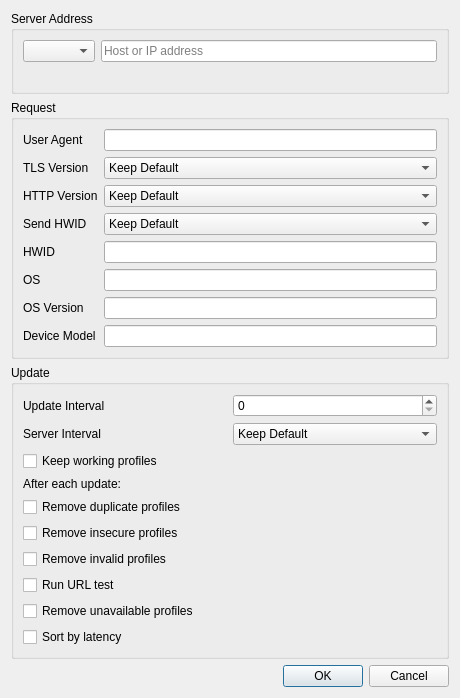
<?xml version="1.0" encoding="UTF-8"?>
<ui version="4.0">
 <class>DialogEditGroupAdvanced</class>
 <widget class="QDialog" name="DialogEditGroupAdvanced">
  <property name="geometry">
   <rect>
    <x>0</x>
    <y>0</y>
    <width>460</width>
    <height>621</height>
   </rect>
  </property>
  <property name="windowTitle">
   <string>Advanced Group Settings</string>
  </property>
  <layout class="QVBoxLayout" name="verticalLayout">
   <item>
    <widget class="QGroupBox" name="endpoint_box">
     <property name="title">
      <string>Server Address</string>
     </property>
     <layout class="QVBoxLayout" name="endpoint_layout">
      <item>
       <layout class="QHBoxLayout" name="endpoint_row" stretch="0,1,0">
        <item>
         <widget class="QComboBox" name="endpoint_mode"/>
        </item>
        <item>
         <widget class="MyLineEdit" name="endpoint_address">
          <property name="placeholderText">
           <string>Host or IP address</string>
          </property>
         </widget>
        </item>
        <item>
         <spacer name="endpoint_spacer">
          <property name="orientation">
           <enum>Qt::Orientation::Horizontal</enum>
          </property>
          <property name="sizeHint" stdset="0">
           <size>
            <width>0</width>
            <height>0</height>
           </size>
          </property>
         </spacer>
        </item>
       </layout>
      </item>
      <item>
       <widget class="QLabel" name="endpoint_hint">
        <property name="textFormat">
         <enum>Qt::TextFormat::PlainText</enum>
        </property>
        <property name="wordWrap">
         <bool>true</bool>
        </property>
        <property name="colorRole" stdset="0">
         <string notr="true">muted</string>
        </property>
       </widget>
      </item>
     </layout>
    </widget>
   </item>
   <item>
    <widget class="QGroupBox" name="request_box">
     <property name="title">
      <string>Request</string>
     </property>
     <layout class="QGridLayout" name="request_layout">
      <item row="0" column="0">
       <widget class="QLabel" name="user_agent_l">
        <property name="toolTip">
         <string>Empty uses the User Agent from the Subscription settings.</string>
        </property>
        <property name="text">
         <string>User Agent</string>
        </property>
       </widget>
      </item>
      <item row="0" column="1">
       <widget class="MyLineEdit" name="user_agent"/>
      </item>
      <item row="1" column="0">
       <widget class="QLabel" name="tls_version_l">
        <property name="toolTip">
         <string>TLS versions offered when fetching this subscription. Some servers answer the default handshake with a CAPTCHA or a block page; TLS 1.2 often gets through. Keep Default follows the Subscription settings.</string>
        </property>
        <property name="text">
         <string>TLS Version</string>
        </property>
       </widget>
      </item>
      <item row="1" column="1">
       <widget class="QComboBox" name="tls_version">
        <item>
         <property name="text">
          <string>Keep Default</string>
         </property>
        </item>
        <item>
         <property name="text">
          <string>Auto</string>
         </property>
        </item>
        <item>
         <property name="text">
          <string>TLS 1.2</string>
         </property>
        </item>
        <item>
         <property name="text">
          <string>TLS 1.3</string>
         </property>
        </item>
       </widget>
      </item>
      <item row="2" column="0">
       <widget class="QLabel" name="http_version_l">
        <property name="toolTip">
         <string>Auto uses HTTP/2 when the server offers it. Keep Default follows the Subscription settings.</string>
        </property>
        <property name="text">
         <string>HTTP Version</string>
        </property>
       </widget>
      </item>
      <item row="2" column="1">
       <widget class="QComboBox" name="http_version">
        <item>
         <property name="text">
          <string>Keep Default</string>
         </property>
        </item>
        <item>
         <property name="text">
          <string>Auto</string>
         </property>
        </item>
        <item>
         <property name="text">
          <string>HTTP/1.1</string>
         </property>
        </item>
       </widget>
      </item>
      <item row="3" column="0">
       <widget class="QLabel" name="send_hwid_l">
        <property name="toolTip">
         <string>Send the HWID, OS, OS version and device model headers with this subscription's requests. Keep Default follows the Subscription settings.</string>
        </property>
        <property name="text">
         <string>Send HWID</string>
        </property>
       </widget>
      </item>
      <item row="3" column="1">
       <widget class="QComboBox" name="send_hwid">
        <item>
         <property name="text">
          <string>Keep Default</string>
         </property>
        </item>
        <item>
         <property name="text">
          <string>On</string>
         </property>
        </item>
        <item>
         <property name="text">
          <string>Off</string>
         </property>
        </item>
       </widget>
      </item>
      <item row="4" column="0">
       <widget class="QLabel" name="hwid_l">
        <property name="text">
         <string>HWID</string>
        </property>
       </widget>
      </item>
      <item row="4" column="1">
       <widget class="MyLineEdit" name="hwid"/>
      </item>
      <item row="5" column="0">
       <widget class="QLabel" name="hwid_os_l">
        <property name="text">
         <string>OS</string>
        </property>
       </widget>
      </item>
      <item row="5" column="1">
       <widget class="MyLineEdit" name="hwid_os"/>
      </item>
      <item row="6" column="0">
       <widget class="QLabel" name="hwid_os_version_l">
        <property name="text">
         <string>OS Version</string>
        </property>
       </widget>
      </item>
      <item row="6" column="1">
       <widget class="MyLineEdit" name="hwid_os_version"/>
      </item>
      <item row="7" column="0">
       <widget class="QLabel" name="hwid_model_l">
        <property name="text">
         <string>Device Model</string>
        </property>
       </widget>
      </item>
      <item row="7" column="1">
       <widget class="MyLineEdit" name="hwid_model"/>
      </item>
     </layout>
    </widget>
   </item>
   <item>
    <widget class="QGroupBox" name="update_box">
     <property name="title">
      <string>Update</string>
     </property>
     <layout class="QVBoxLayout" name="update_layout">
      <item>
       <layout class="QGridLayout" name="update_schedule_layout">
        <item row="0" column="0">
         <widget class="QLabel" name="update_interval_l">
          <property name="toolTip">
           <string>Minutes between automatic updates of this subscription. Keep Default follows the Subscription settings, where automatic updates must be enabled.</string>
          </property>
          <property name="text">
           <string>Update Interval</string>
          </property>
         </widget>
        </item>
        <item row="0" column="1">
         <widget class="QSpinBox" name="update_interval">
          <property name="maximum">
           <number>525600</number>
          </property>
          <property name="singleStep">
           <number>30</number>
          </property>
         </widget>
        </item>
        <item row="1" column="0">
         <widget class="QLabel" name="server_interval_l">
          <property name="toolTip">
           <string>Use the update interval sent by the subscription server; the interval above applies when it sends none. Keep Default follows the Subscription settings.</string>
          </property>
          <property name="text">
           <string>Server Interval</string>
          </property>
         </widget>
        </item>
        <item row="1" column="1">
         <widget class="QComboBox" name="server_interval">
          <item>
           <property name="text">
            <string>Keep Default</string>
           </property>
          </item>
          <item>
           <property name="text">
            <string>Use</string>
           </property>
          </item>
          <item>
           <property name="text">
            <string>Ignore</string>
           </property>
          </item>
         </widget>
        </item>
       </layout>
      </item>
      <item>
       <widget class="QCheckBox" name="keep_working">
        <property name="toolTip">
         <string>Profiles whose last test succeeded are kept when the subscription no longer lists them.</string>
        </property>
        <property name="text">
         <string>Keep working profiles</string>
        </property>
       </widget>
      </item>
      <item>
       <widget class="QLabel" name="after_update_l">
        <property name="text">
         <string>After each update:</string>
        </property>
       </widget>
      </item>
      <item>
       <widget class="QCheckBox" name="remove_duplicates">
        <property name="text">
         <string>Remove duplicate profiles</string>
        </property>
       </widget>
      </item>
      <item>
       <widget class="QCheckBox" name="remove_insecure">
        <property name="text">
         <string>Remove insecure profiles</string>
        </property>
       </widget>
      </item>
      <item>
       <widget class="QCheckBox" name="remove_invalid">
        <property name="toolTip">
         <string>Profiles the core rejects. Skipped while the core is unreachable.</string>
        </property>
        <property name="text">
         <string>Remove invalid profiles</string>
        </property>
       </widget>
      </item>
      <item>
       <widget class="QCheckBox" name="url_test">
        <property name="toolTip">
         <string>Tests the group's profiles once the update finishes, after any test already running.</string>
        </property>
        <property name="text">
         <string>Run URL test</string>
        </property>
       </widget>
      </item>
      <item>
       <layout class="QVBoxLayout" name="url_test_follow_ups">
        <item>
         <widget class="QCheckBox" name="remove_unavailable">
          <property name="text">
           <string>Remove unavailable profiles</string>
          </property>
         </widget>
        </item>
        <item>
         <widget class="QCheckBox" name="sort_by_latency">
          <property name="text">
           <string>Sort by latency</string>
          </property>
         </widget>
        </item>
       </layout>
      </item>
     </layout>
    </widget>
   </item>
   <item>
    <spacer name="bottom_spacer">
     <property name="orientation">
      <enum>Qt::Orientation::Vertical</enum>
     </property>
     <property name="sizeHint" stdset="0">
      <size>
       <width>0</width>
       <height>0</height>
      </size>
     </property>
    </spacer>
   </item>
   <item>
    <widget class="QDialogButtonBox" name="buttonBox">
     <property name="standardButtons">
      <set>QDialogButtonBox::StandardButton::Cancel|QDialogButtonBox::StandardButton::Ok</set>
     </property>
    </widget>
   </item>
  </layout>
 </widget>
 <customwidgets>
  <customwidget>
   <class>MyLineEdit</class>
   <extends>QLineEdit</extends>
   <header>include/ui/utils/MyLineEdit.h</header>
  </customwidget>
 </customwidgets>
 <tabstops>
  <tabstop>endpoint_mode</tabstop>
  <tabstop>endpoint_address</tabstop>
  <tabstop>user_agent</tabstop>
  <tabstop>tls_version</tabstop>
  <tabstop>http_version</tabstop>
  <tabstop>send_hwid</tabstop>
  <tabstop>hwid</tabstop>
  <tabstop>hwid_os</tabstop>
  <tabstop>hwid_os_version</tabstop>
  <tabstop>hwid_model</tabstop>
  <tabstop>update_interval</tabstop>
  <tabstop>server_interval</tabstop>
  <tabstop>keep_working</tabstop>
  <tabstop>remove_duplicates</tabstop>
  <tabstop>remove_insecure</tabstop>
  <tabstop>remove_invalid</tabstop>
  <tabstop>url_test</tabstop>
  <tabstop>remove_unavailable</tabstop>
  <tabstop>sort_by_latency</tabstop>
 </tabstops>
 <resources/>
 <connections>
  <connection>
   <sender>buttonBox</sender>
   <signal>accepted()</signal>
   <receiver>DialogEditGroupAdvanced</receiver>
   <slot>accept()</slot>
   <hints>
    <hint type="sourcelabel">
     <x>229</x>
     <y>498</y>
    </hint>
    <hint type="destinationlabel">
     <x>229</x>
     <y>259</y>
    </hint>
   </hints>
  </connection>
  <connection>
   <sender>buttonBox</sender>
   <signal>rejected()</signal>
   <receiver>DialogEditGroupAdvanced</receiver>
   <slot>reject()</slot>
   <hints>
    <hint type="sourcelabel">
     <x>229</x>
     <y>498</y>
    </hint>
    <hint type="destinationlabel">
     <x>229</x>
     <y>259</y>
    </hint>
   </hints>
  </connection>
 </connections>
</ui>
